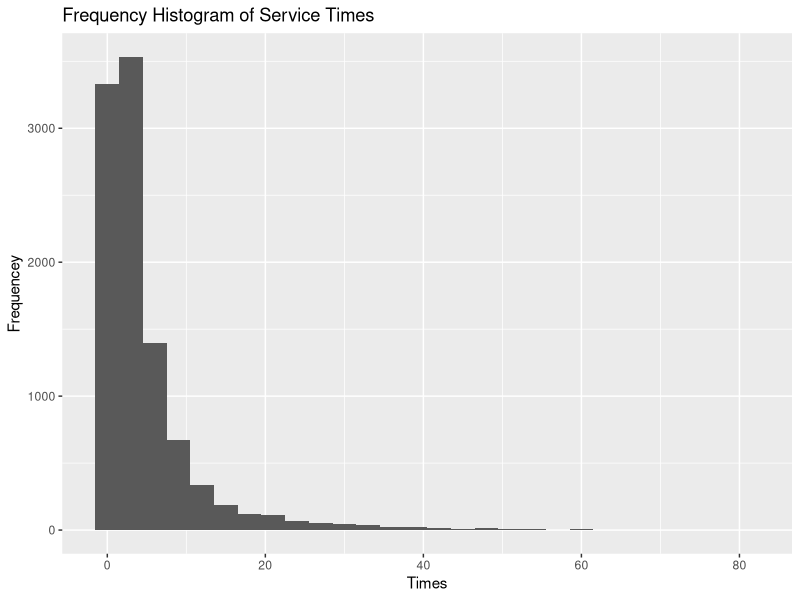
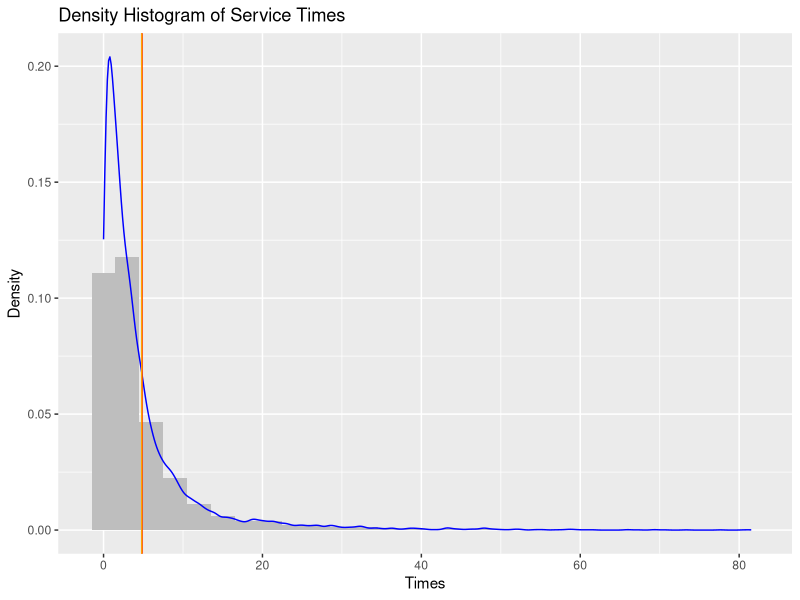

Write the R code that produced these figures, in order.
## ---- chunk 1
knitr::opts_chunk$set(echo = TRUE)
## ---- chunk 2

generateTimes <- function(lambda1, lambda2, p1, p2, n) {
  
  times <- c()
  mechanic <- c()
  
  # for loop used to generate n iterations
  for(i in 1:n) {
    
    # uniform random number generator
    uniformNum <- runif(1)
    
    # depending on uniformNum, we generate random exponential value based on mean
    times[i] <- ifelse(uniformNum <= p1, rexp(1, lambda1), rexp(1, lambda2))
    mechanic[i] <- ifelse(uniformNum <= p1, 1, 2)
  }
  
  data <- data.frame(mechanic, times)
  return(data)
}

## ---- chunk 3

# variables
n <- 10000
lambda1 <- 1/3
lambda2 <- 1/12
p1 <- 0.8
p2 <- 1 - p1

# empty vector to store values
data <- generateTimes(lambda1, lambda2, p1, p2, n)

## ---- chunk 4

data$times[1:50]

## ---- chunk 5
library(ggplot2)
## ---- chunk 6
# by frequencies
ggplot(data, aes(x=times)) +
  geom_histogram(binwidth=3) +
  labs(title="Frequency Histogram of Service Times",
       x="Times",
       y="Frequencey")

## ---- chunk 7
# theoretical mean
tmean <- p1*(1/lambda1) + p2*(1/lambda2)

# actual mean
amean <- mean(data$times)

# by density
ggplot(data, aes(x=times)) +
  geom_histogram(aes(y= ..density..), binwidth=3, fill="grey") +
  geom_density(col="blue") +
  labs(title="Density Histogram of Service Times",
       x="Times",
       y="Density",
       color="Legend") +
  geom_vline(aes(xintercept = amean), col="red") +
  geom_vline(aes(xintercept = tmean), col="orange")
  
## ---- chunk 8
amean # actual mean
tmean # theoretical mean
